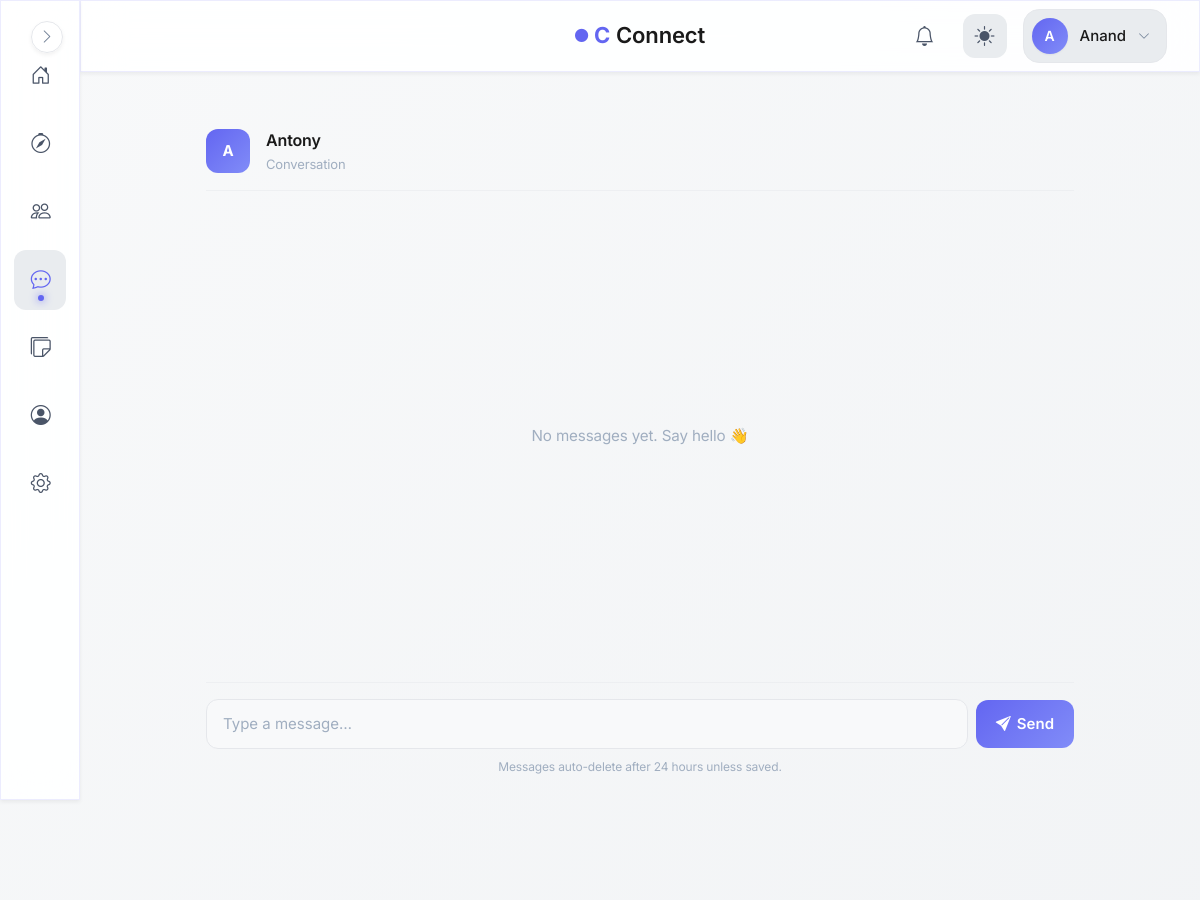
Page /messages/25 (signed in, upper part) on the earlier database version.
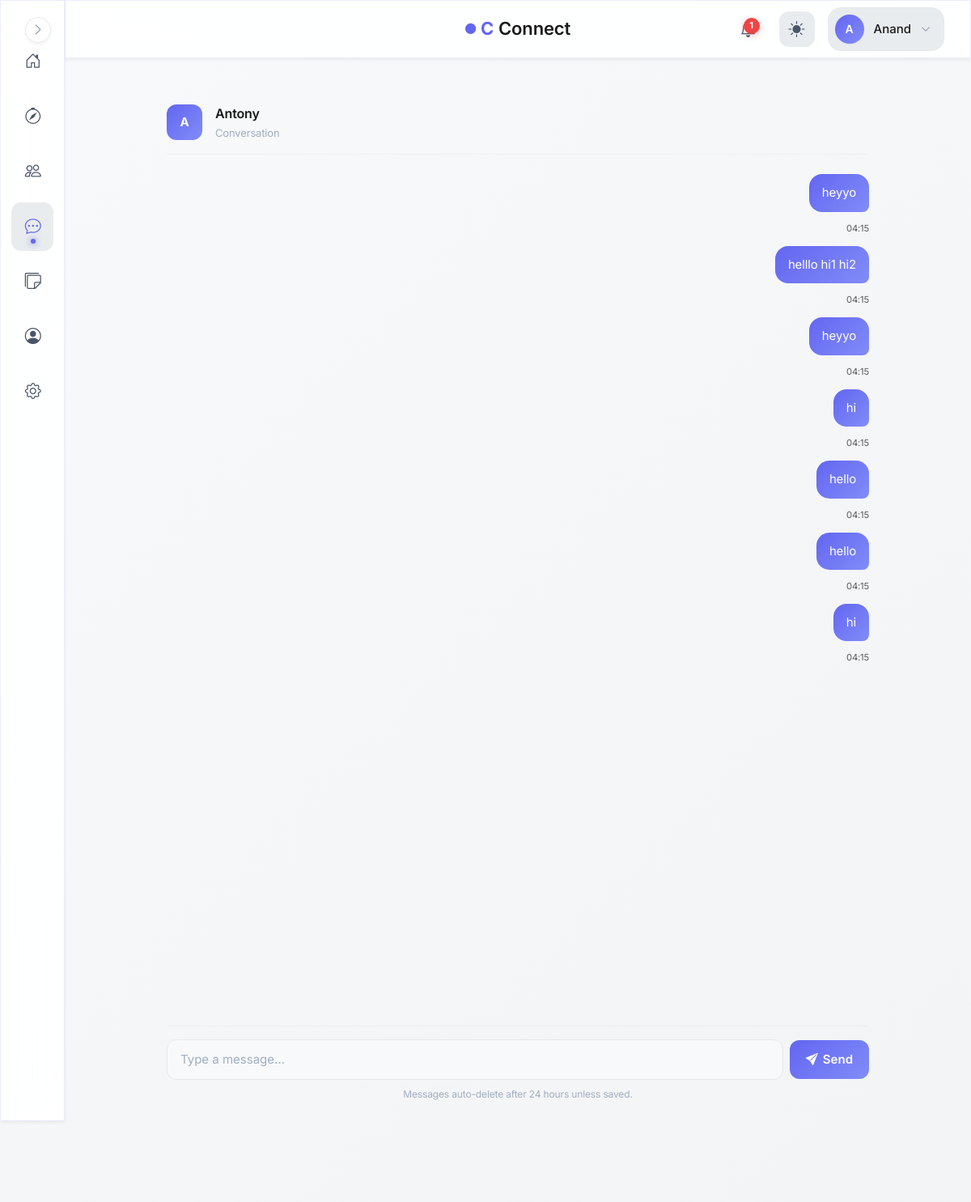
Same page on the later database version.
### models.py (models this page shows)
class Message(db.Model):
    id = db.Column(db.Integer, primary_key=True)
    sender_id = db.Column(db.Integer, db.ForeignKey("user.id"), nullable=False)
    receiver_id = db.Column(db.Integer, db.ForeignKey("user.id"), nullable=False)
    content = db.Column(db.Text, nullable=False)
    created_at = db.Column(db.DateTime, default=db.func.now(), index=True)
    expires_at = db.Column(db.DateTime, index=True)
    is_saved = db.Column(db.Boolean, default=False)

### blueprints/messages/routes.py (the view, shortened to what this page needs)
@messages.route("/<int:user_id>", methods=["GET", "POST"])
@login_required
def chat(user_id):
    cleanup_expired_messages()
    target_user = User.query.get_or_404(user_id)
    messages = Message.query.filter(
        ((Message.sender_id == current_user.id) & (Message.receiver_id == user_id)) |
        ((Message.sender_id == user_id) & (Message.receiver_id == current_user.id))
    ).order_by(Message.created_at.asc()).all()
    return render_template(
                "messages/chat.html",
                messages=messages,
                target_user=target_user,
                profile=profile
            )

### blueprints/auth/__init__.py (called while the page is built)
@login_manager.user_loader
def load_user(user_id):
    from models import User  # Importing User model for querying  (import here to avoid circular imports)
    return User.query.get(int(user_id))

@auth.after_app_request
def add_header(response):
    if current_user.is_authenticated and request.blueprint == 'auth':
        response.headers['Cache-Control'] = 'no-store, no-cache, must-revalidate, post-check=0, pre-check=0, max-age=0'
        response.headers['Pragma'] = 'no-cache'
        response.headers['Expires'] = '-1'
    return response

### factory_helpers.py (called while the page is built)
def register_daily_cleanup(app):
    if not hasattr(app, "_last_notification_cleanup"):
        app._last_notification_cleanup = None
    @app.before_request
    def daily_cleanup():
        now = datetime.now(timezone.utc)
        last = getattr(app, "_last_notification_cleanup", None)
        if last is None or (now - last).days >= 1:
            from blueprints.notifications.service import cleanup_old_notifications
            deleted = cleanup_old_notifications()
            app.logger.info(f"Cleaned up {deleted} old notifications.")
            app._last_notification_cleanup = now

### blueprints/messages/templates/messages/chat.html (shortened to what this page needs)
{% extends "base.html" %}
{% block body %}
<div class="chat-page">
    <header class="chat-header">
        <a href="{{ url_for('main.view_user_profile', user_id=target_user.id) }}" class="chat-header__avatar">
          {{ target_user.username[0]|upper }}
            <!-- {% set profile_picture = profile.query.filter_by(user_id=target_user.id).first().profile_picture %}
        </a>
        <div class="chat-header__info">
            <div class="chat-header__name">{{ target_user.username }}</div>
            <div class="chat-header__meta">
                Conversation
            </div>
        </div>
    </header>
    <div id="chatBox" class="chat-messages">
        {% if messages %}
            {% for msg in messages %}
                {% if msg.sender_id == current_user.id %}
                    <div class="message message--outgoing">
                        {{ msg.content }}
                    </div>
                    <div class="message__time" style="margin-top: 0;">
                        {{ msg.created_at.strftime("%H:%M") }}
                    </div>
                {% endif %}
            {% endfor %}
        {% else %}
            <div class="chat-empty">
                No messages yet. Say hello 👋
            </div>
        {% endif %}
    </div>
    <div class="chat-input">
        <form method="POST">
            <input type="text"
                   name="content"
                   placeholder="Type a message…"
                   value="{{ form_content or '' }}"
                   required>
            <button type="submit">
                <i class="bi bi-send-fill"></i>
                Send
            </button>
        </form>
        <p class="chat-note">
            Messages auto-delete after 24 hours unless saved.
        </p>
    </div>
</div>
{% endblock %}

### templates/base.html (shortened to what the changed rows need)
<!DOCTYPE html>
<html lang="en">
<head>
    <link rel="stylesheet" href="https://cdn.jsdelivr.net/npm/bootstrap-icons@1.11.1/font/bootstrap-icons.css">
    <link href="https://cdn.jsdelivr.net/npm/bootstrap@5.3.2/dist/css/bootstrap.min.css" rel="stylesheet">
    <link rel="stylesheet" href="{{ url_for('static', filename='css/global.css') }}">
</head>
<body>
    {% if current_user.is_authenticated %}
        <aside class="sidebar glass-effect" id="sidebar">
            <nav class="sidebar__nav">
                <a href="{{ url_for('main.dashboard') }}" class="sidebar__link" data-tooltip="Dashboard">
                    <div class="sidebar__link-icon">
                        <i class="bi bi-house-door"></i>
                    </div>
                </a>
                <a href="{{ url_for('main.search_page') }}" class="sidebar__link" data-tooltip="Discover">
                    <div class="sidebar__link-icon">
                        <i class="bi bi-compass"></i>
                    </div>
                </a>
                <a href="{{ url_for('connections.connections_home') }}" class="sidebar__link" data-tooltip="Connections">
                    <div class="sidebar__link-icon">
                        <i class="bi bi-people"></i>
                    </div>
                </a>
                <a href="{{ url_for('messages.inbox') }}" class="sidebar__link" data-tooltip="Messages">
                    <div class="sidebar__link-icon">
                        <i class="bi bi-chat-dots"></i>
                    </div>
                </a>
                <a href="/campus-board" class="sidebar__link" data-tooltip="Messages">
                    <div class="sidebar__link-icon">
                        <i class="bi bi-stickies"></i>
                    </div>
                </a>
                <a href="{{ url_for('auth.profile') }}" class="sidebar__link" data-tooltip="Profile">
                    <div class="sidebar__link-icon">
                        <i class="bi bi-person-circle"></i>
                    </div>
                </a>
                <a href="{{ url_for('main.settings') }}" class="sidebar__link" data-tooltip="Settings">
                    <div class="sidebar__link-icon">
                        <i class="bi bi-gear"></i>
                    </div>
                </a>
            </nav>
            <button class="sidebar__toggle" id="sidebarToggle" aria-label="Toggle sidebar">
                <i class="bi bi-chevron-right"></i>
            </button>
        </aside>
        <header class="topbar glass-effect">
            <div class="topbar__container">
                <div class="topbar__center">
                    <a href="{{ url_for('main.home') }}" class="topbar__brand">
                        <span class="brand-icon-small">
                            <i class="bi bi-circle-fill"></i>
                        </span>
                        <span class="brand-c">C</span>
                        <span class="brand-text">Connect</span>
                    </a>
                </div>
                <div class="topbar__actions">
                    <a href="{{ url_for('notifications.notifications_list') }}" class="topbar__icon-btn" aria-label="Notifications">
                        <i class="bi bi-bell"></i>
                        {% set unread = current_user.notifications | selectattr("is_read", "equalto", False) | list %}
                        {% if unread|length > 0 %}
                        <span class="topbar__badge">{{ unread|length }}</span>
                        {% endif %}
                    </a>
                    <button class="topbar__icon-btn topbar__theme-toggle" id="themeToggle" aria-label="Toggle theme">
                        <i class="bi bi-sun-fill" id="themeIcon"></i>
                    </button>
                    <div class="topbar__profile" id="profileDropdown">
                        <button class="topbar__profile-btn" aria-label="Profile menu">
                            <div class="topbar__avatar">
                                {{ current_user.username[0].upper() }}
                            </div>
                            <span class="topbar__username">{{ current_user.username }}</span>
                            <i class="bi bi-chevron-down topbar__profile-arrow"></i>
                        </button>
                    </div>
                </div>
            </div>
        </header>
    {% endif %}
    <main class="main-content">
        {% block body %}{% endblock %}
    </main>
</body>
</html>

Differences in the rows shown:
added Message: content "heyyo", created_at "04:15"
added Message: content "helllo hi1 hi2", created_at "04:15"
added Message: content "heyyo", created_at "04:15"
added Message: content "hi", created_at "04:15"
added Message: content "hello", created_at "04:15"
added Message: content "hello", created_at "04:15"
added Message: content "hi", created_at "04:15"
Other differences:
{{ unread|length }}: (not shown) → "1"
text no longer shown: "No messages yet. Say hello 👋"
